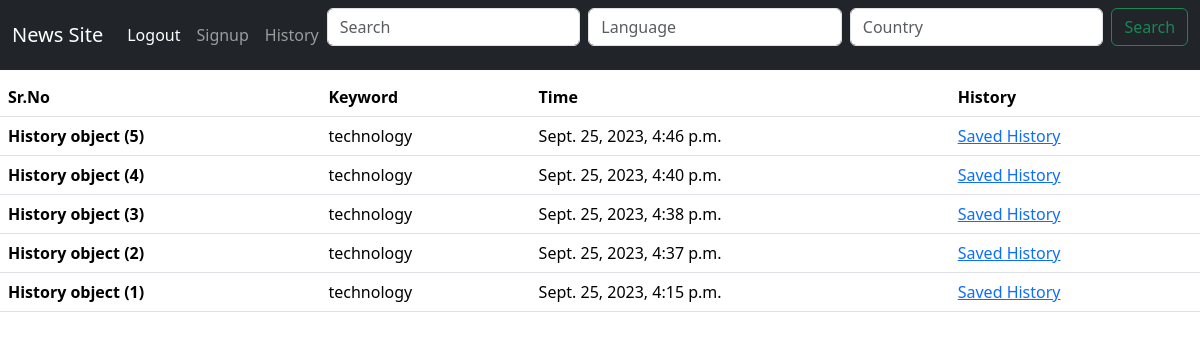
Page /history/ (signed in) on the committed database.
### newsapp/models.py (models this page shows)
class History(models.Model):
    user =  models.ForeignKey(User, on_delete=models.SET_NULL, null=True)
    keyword = models.CharField(max_length=255)
    time = models.DateTimeField(auto_now_add=True)
    result = models.TextField(null= True)

### newsapp/views.py (the view)
# urls.py: path('history/' , views.HistoryView , name = 'History'),
def HistoryView(request):
    keyword = History.objects.filter(user=request.user).order_by('-time')
    context = {'keyword': keyword }
    return render(request, 'newsapp/history.html', context)

### newsapp/templates/newsapp/history.html (shortened to what this page needs)
{% extends "newsapp/base.html" %}
{% block content %}
    <table class="table">
      <thead>
        <tr>
          <th scope="col">Sr.No</th>
          <th scope="col">Keyword</th>
          <th scope="col">Time</th>
          <th scope="col">History</th>
        </tr>
      </thead>
  {% for i in keyword %}
    <tbody>
      <tr>
        <th scope="row">{{i}}</th>
        <td>{{i.keyword}}</td>
        <td>{{i.time}}</td>
        <td>
          <a href = {% url 'SavedHistory' %}> Saved History</a>
      </td>
      </tr>
    {% endfor %}
  {% endblock content %}

### rows in the picture
History: id "History object (5)", keyword "technology", time "Sept. 25, 2023, 4:46 p.m."
History: id "History object (4)", keyword "technology", time "Sept. 25, 2023, 4:40 p.m."
History: id "History object (3)", keyword "technology", time "Sept. 25, 2023, 4:38 p.m."
History: id "History object (2)", keyword "technology", time "Sept. 25, 2023, 4:37 p.m."
History: id "History object (1)", keyword "technology", time "Sept. 25, 2023, 4:15 p.m."
